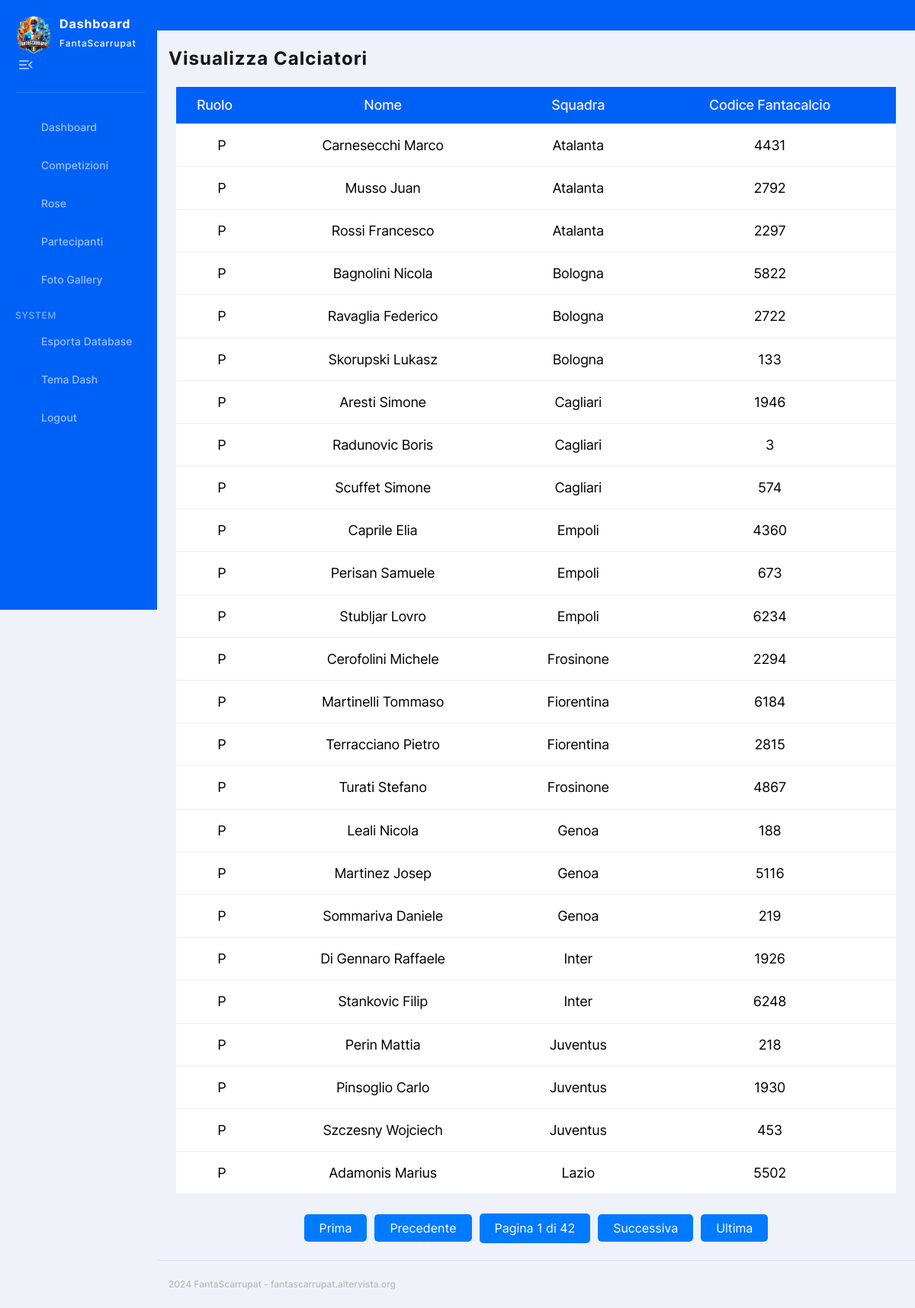
The page /visualizzaCalciatori.php (signed in) on the database its author committed.
### tables this page shows
CREATE TABLE IF NOT EXISTS `giocatore` (
                                         `id_giocatore` int NOT NULL AUTO_INCREMENT,
                                         `codice_fantacalcio` int NOT NULL,
                                         `nome_giocatore` varchar(100) NOT NULL,
  `ruolo` varchar(100) NOT NULL,
  `squadra_reale` varchar(100) NOT NULL,
  PRIMARY KEY (`id_giocatore`)
  );

### visualizzaCalciatori.php (the view, shortened to what this page needs)
<!DOCTYPE html>
<html lang="en">
<head>
  <link rel="stylesheet" href="./css/style.min.css">
</head>
<body>
<?php
include 'navbarAdmin.php';
include 'php/connectionDB.php';
$results_per_page = 25;
$current_page = isset($_GET['page']) ? $_GET['page'] : 1;
$offset = ($current_page - 1) * $results_per_page;
$query = "SELECT * FROM giocatore ORDER BY ruolo DESC LIMIT $offset, $results_per_page";
$result = $conn->query($query);
$query2 = "SELECT * FROM giocatore ORDER BY ruolo";
$result2 = $conn->query($query2);
$total_pages = ceil($result2->num_rows / $results_per_page);
?>
<main class="main users chart-page" id="skip-target">
  <div class="container">
    <h2 class="main-title">Visualizza Calciatori</h2>
    <div class="col-lg-12">
      <div class="users-table table-wrapper">
        <table class="posts-table">
          <thead>
          <tr class="users-table-info">
            <th>Ruolo</th>
            <th>Nome</th>
            <th>Squadra</th>
            <th>Codice Fantacalcio</th>
          </tr>
          </thead>
          <tbody id="table-body">
          <?php
          if ($result->num_rows > 0) {
            while ($row = $result->fetch_assoc()) {
              ?>
              <tr>
                <td><?php echo $row["ruolo"]; ?></td>
                <td><?php echo $row["nome_giocatore"] ?></td>
                <td><?php echo $row["squadra_reale"] ?></td>
                <td><?php echo $row["codice_fantacalcio"] ?></td>
              </tr>
              <?php
            }
          }
          ?>
          </tbody>
        </table>
      </div>
    </div>
  </div>
  <div class="pagination">
    <a href="?page=1">Prima</a>
    <a href="?page=<?php echo max(($current_page - 1), 1); ?>">Precedente</a>
    <span class="current-page">Pagina <?php echo $current_page; ?> di <?php echo $total_pages; ?></span>
    <a href="?page=<?php echo min(($current_page + 1), $total_pages); ?>">Successiva</a>
    <a href="?page=<?php echo $total_pages; ?>">Ultima</a>
  </div>
</main>
<footer class="footer">
  <div class="container footer--flex">
    <div class="footer-start">
      <p>
        2024 FantaScarrupat -
        <a href="http://fantascarrupat.altervista.org/" target="_blank" rel="noopener noreferrer">
          fantascarrupat.altervista.org
        </a>
      </p>
    </div>
  </div>
</footer>
</body>
</html>

### rows shown on the page
giocatore: ruolo "P", nome_giocatore "Carnesecchi Marco", squadra_reale "Atalanta", codice_fantacalcio "4431"
giocatore: ruolo "P", nome_giocatore "Musso Juan", squadra_reale "Atalanta", codice_fantacalcio "2792"
giocatore: ruolo "P", nome_giocatore "Rossi Francesco", squadra_reale "Atalanta", codice_fantacalcio "2297"
giocatore: ruolo "P", nome_giocatore "Bagnolini Nicola", squadra_reale "Bologna", codice_fantacalcio "5822"
giocatore: ruolo "P", nome_giocatore "Ravaglia Federico", squadra_reale "Bologna", codice_fantacalcio "2722"
giocatore: ruolo "P", nome_giocatore "Skorupski Lukasz", squadra_reale "Bologna", codice_fantacalcio "133"
giocatore: ruolo "P", nome_giocatore "Aresti Simone", squadra_reale "Cagliari", codice_fantacalcio "1946"
giocatore: ruolo "P", nome_giocatore "Radunovic Boris", squadra_reale "Cagliari", codice_fantacalcio "3"
giocatore: ruolo "P", nome_giocatore "Scuffet Simone", squadra_reale "Cagliari", codice_fantacalcio "574"
giocatore: ruolo "P", nome_giocatore "Caprile Elia", squadra_reale "Empoli", codice_fantacalcio "4360"
giocatore: ruolo "P", nome_giocatore "Perisan Samuele", squadra_reale "Empoli", codice_fantacalcio "673"
giocatore: ruolo "P", nome_giocatore "Stubljar Lovro", squadra_reale "Empoli", codice_fantacalcio "6234"
giocatore: ruolo "P", nome_giocatore "Cerofolini Michele", squadra_reale "Frosinone", codice_fantacalcio "2294"
giocatore: ruolo "P", nome_giocatore "Martinelli Tommaso", squadra_reale "Fiorentina", codice_fantacalcio "6184"
giocatore: ruolo "P", nome_giocatore "Terracciano Pietro", squadra_reale "Fiorentina", codice_fantacalcio "2815"
giocatore: ruolo "P", nome_giocatore "Turati Stefano", squadra_reale "Frosinone", codice_fantacalcio "4867"
giocatore: ruolo "P", nome_giocatore "Leali Nicola", squadra_reale "Genoa", codice_fantacalcio "188"
giocatore: ruolo "P", nome_giocatore "Martinez Josep", squadra_reale "Genoa", codice_fantacalcio "5116"
giocatore: ruolo "P", nome_giocatore "Sommariva Daniele", squadra_reale "Genoa", codice_fantacalcio "219"
giocatore: ruolo "P", nome_giocatore "Di Gennaro Raffaele", squadra_reale "Inter", codice_fantacalcio "1926"
giocatore: ruolo "P", nome_giocatore "Stankovic Filip", squadra_reale "Inter", codice_fantacalcio "6248"
giocatore: ruolo "P", nome_giocatore "Perin Mattia", squadra_reale "Juventus", codice_fantacalcio "218"
giocatore: ruolo "P", nome_giocatore "Pinsoglio Carlo", squadra_reale "Juventus", codice_fantacalcio "1930"
giocatore: ruolo "P", nome_giocatore "Szczesny Wojciech", squadra_reale "Juventus", codice_fantacalcio "453"
giocatore: ruolo "P", nome_giocatore "Adamonis Marius", squadra_reale "Lazio", codice_fantacalcio "5502"

### other values the page prints
$current_page "1"
$total_pages "42"
